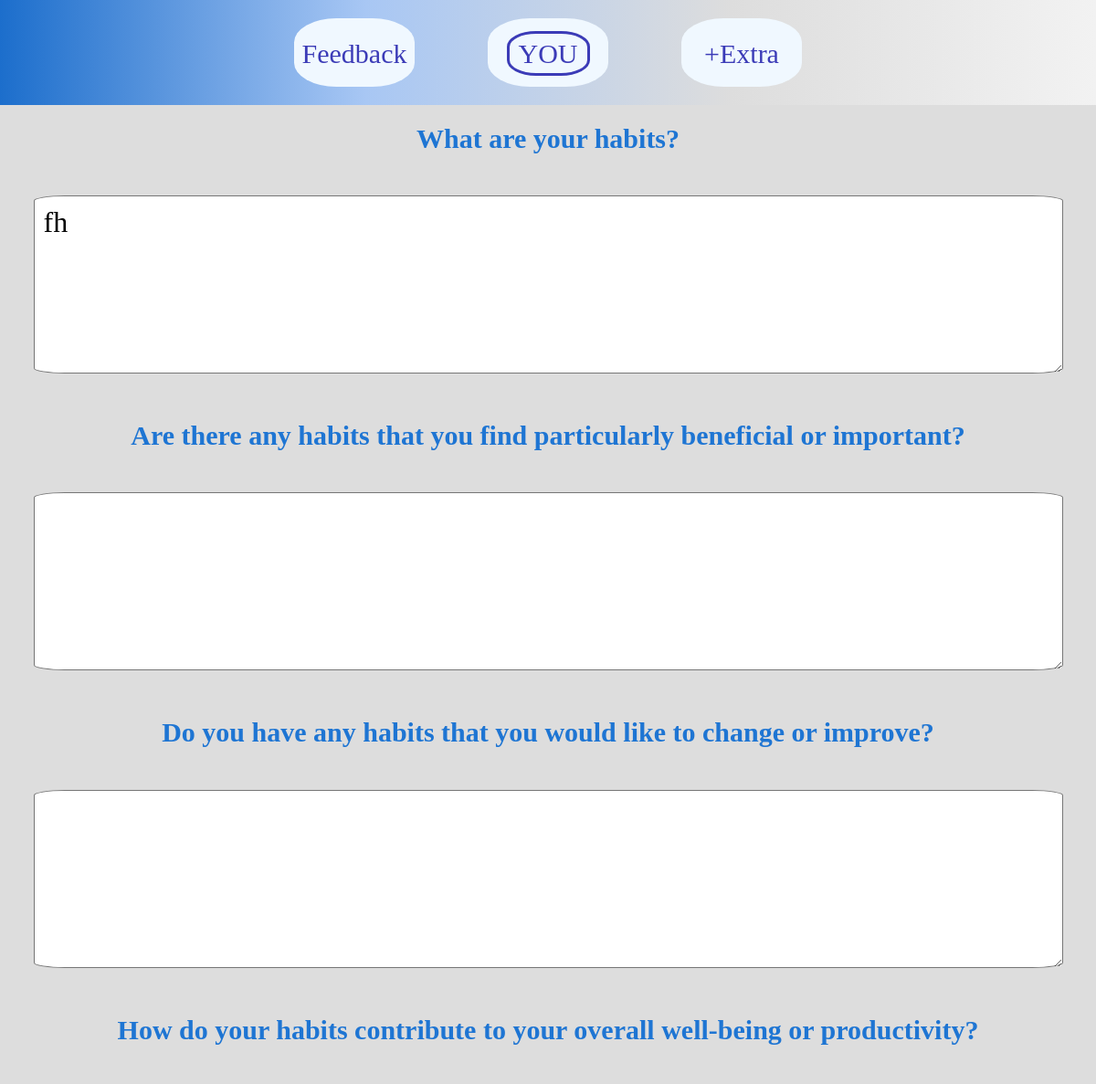
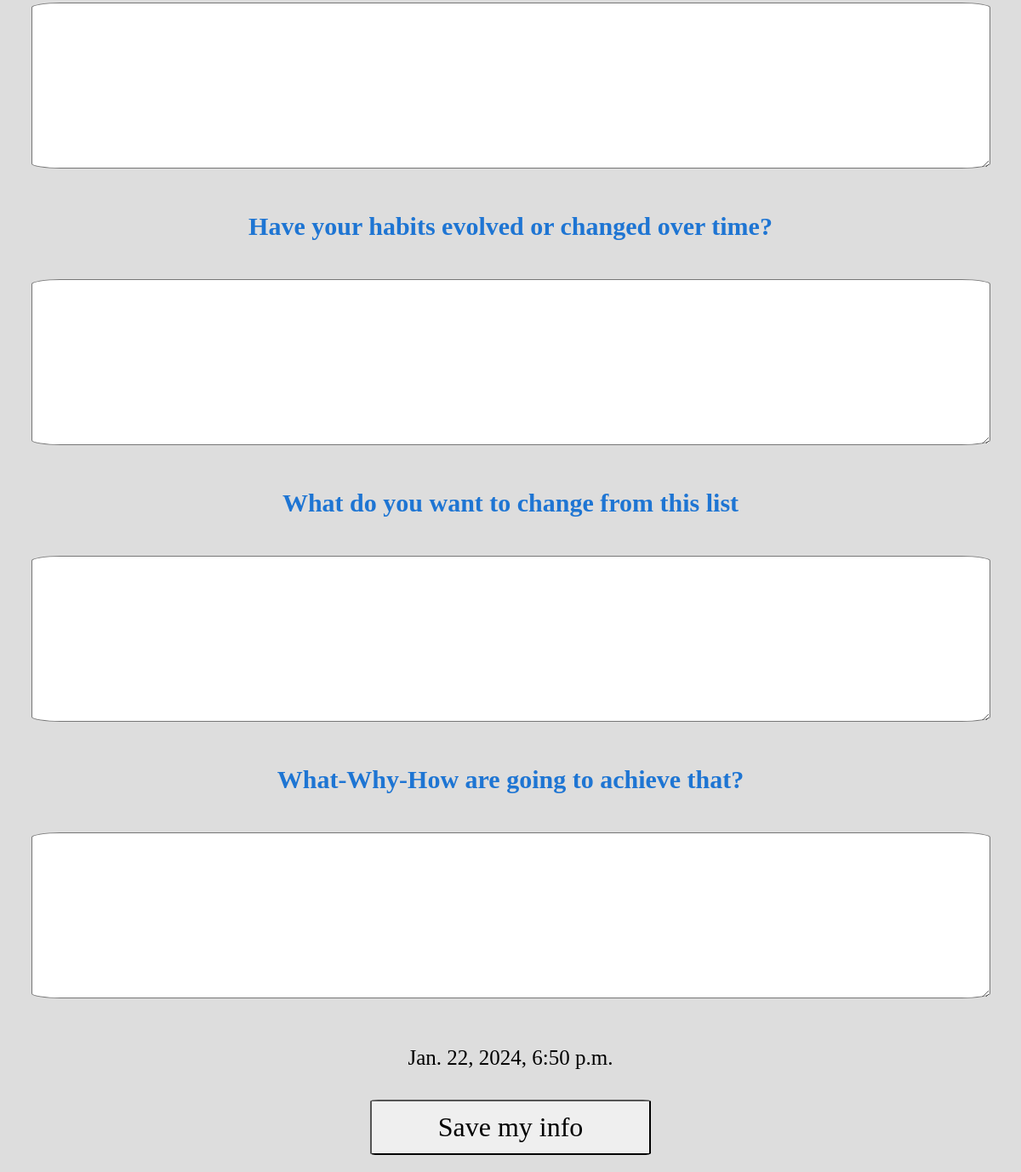
The page /habits/ (signed in) on the database as committed earlier (2 pictures, top to bottom).
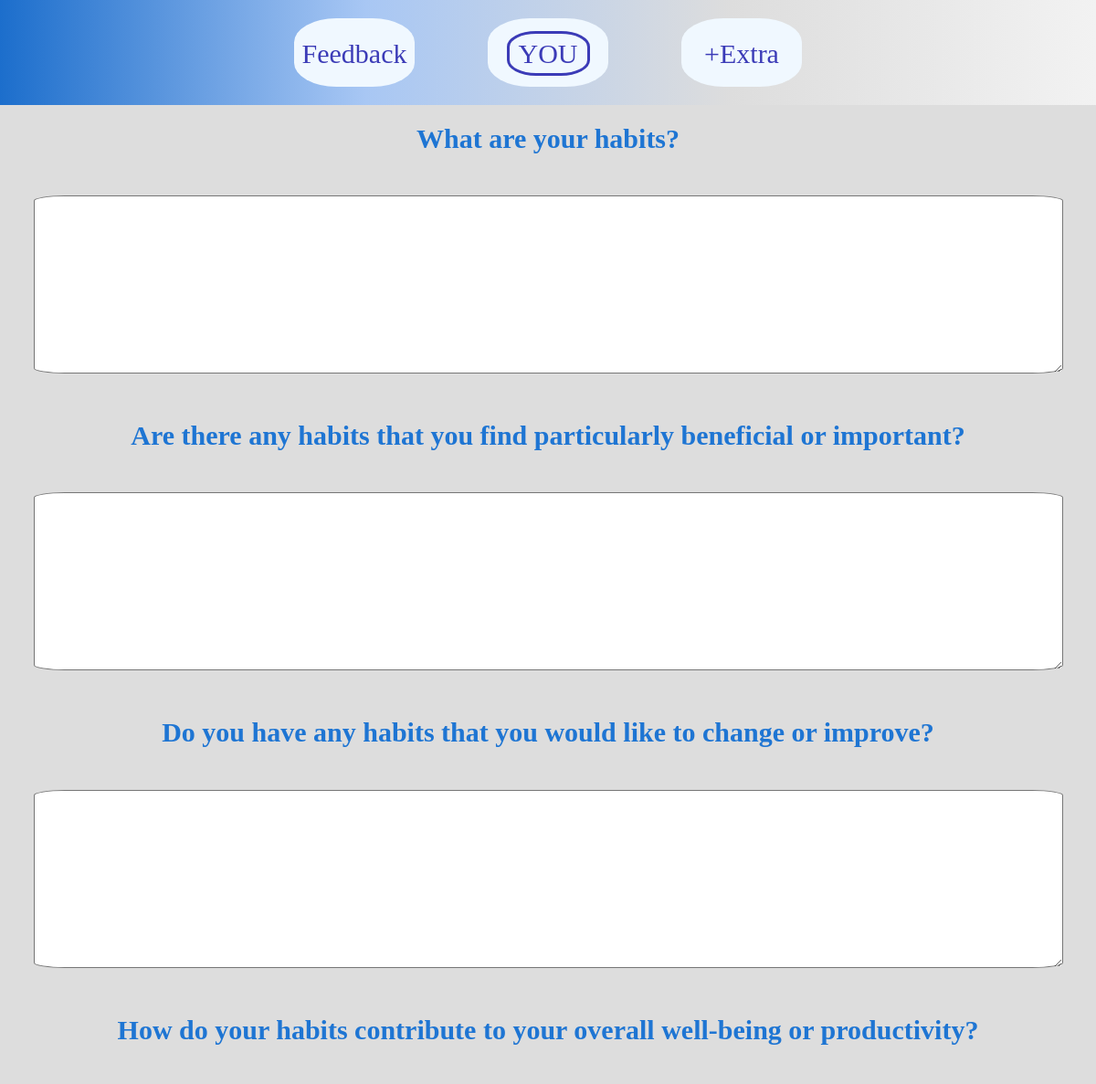
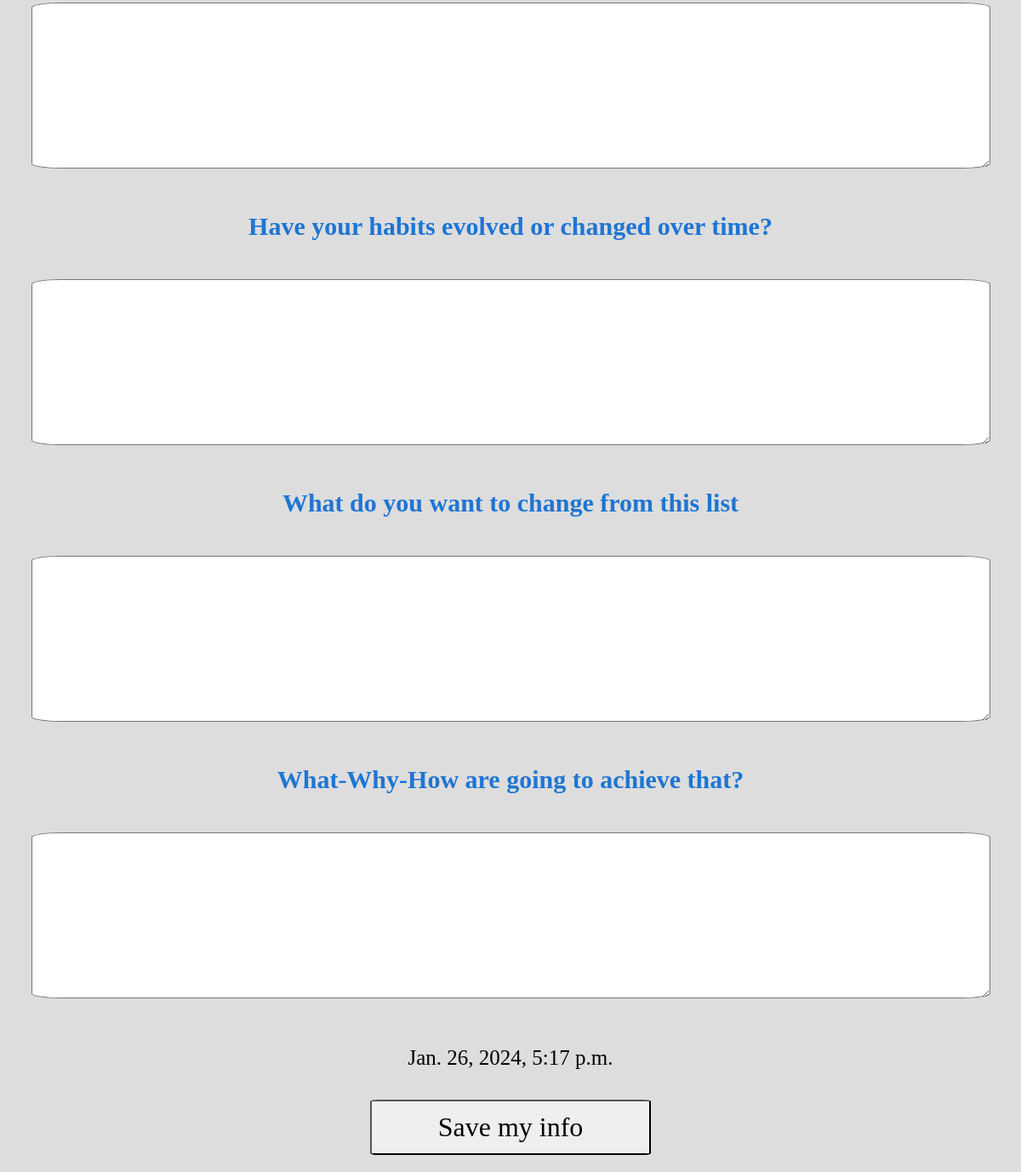
The same page on the database as committed later (2 pictures, top to bottom).
### main/models.py (models this page shows)
class BaseModel(models.Model):
    class Meta:
        abstract = True
    text0 = models.TextField(blank=True)
    changes = models.TextField(blank=True)
    what_why_how = models.TextField(blank=True)
    date_time = models.DateTimeField()
    user = models.OneToOneField(User, on_delete=models.CASCADE)

class Parameter4Habits(BaseModel):
    class Meta:
        verbose_name_plural = 'Parameter4Habits'
    text1 = models.TextField(blank=True)
    text2 = models.TextField(blank=True)
    text3 = models.TextField(blank=True)
    text4 = models.TextField(blank=True)

### main/views.py (the view)
# urls.py: path('habits/', main_views.add_parameter4_habits, name='habits'),
def add_parameter4_habits(request):
    user = User.objects.get(username=request.user)
    if request.method == 'POST':
        form = AddParameter4Habits(request.POST)
        if Parameter4Habits.objects.filter(user_id=user.id).exists():
            if form.is_valid():
                update_model(form, user, Parameter4Habits)
        else:
            if form.is_valid():
                save_taken_info(form, user)
        return redirect('/habits/')
    else:
        if Parameter4Habits.objects.filter(user_id=user.id).exists():
            model = Parameter4Habits.objects.get(user_id=user.id)
            form = AddParameter4Habits(instance=model)
            date_time = model.date_time
            return render(request, 'show.html', {'date_time':date_time, 'form':form})
        else:
            form = AddParameter4Habits()
            return render(request, 'questions.html', {'form':form})

### main/forms.py
class AddParameter4Habits(forms.ModelForm):
    class Meta:
        model = Parameter4Habits
        fields = ('text0', 'text1', 'text2', 'text3', 'text4', 'changes', 'what_why_how')
        exlude = ('date_time', 'user')
        labels = {
            'text0':'What are your habits?',
            'text1':'Are there any habits that you find particularly beneficial or important?',
            'text2':'Do you have any habits that you would like to change or improve?',
            'text3':'How do your habits contribute to your overall well-being or productivity?',
            'text4':'Have your habits evolved or changed over time?',
            'changes':'What do you want to change from this list',
            'what_why_how':'What-Why-How are going to achieve that?',
            }

### main/templates/show/show.html
{% extends 'base_show.html' %}
{% block 'questions' %}
    <h1>{{ form.text1.label }}</h1>
    <p>{{ form.text1 }}</p>
    <h1>{{ form.text2.label }}</h1>
    <p>{{ form.text2 }}</p>
    <h1>{{ form.text3.label }}</h1>
    <p>{{ form.text3 }}</p>
    <h1>{{ form.text4.label }}</h1>
    <p>{{ form.text4 }}</p>
{% endblock %}

### main/templates/show/base_show.html (shortened to what this page needs)
{% extends 'base.html' %}
{% load static %}
{% block 'links' %}<link rel="stylesheet" type="text/css" href="{% static 'main/css/form.css' %}">{% endblock %}
{% block 'content' %}
<form method="post">
    <h1>{{ form.text0.label }}</h1>
    <p>{{ form.text0 }}</p>
    {% block 'questions' %}
    {% endblock %}
    <h1>{{ form.changes.label }}</h1>
    <p>{{ form.changes }}</p>
    <h1>{{ form.what_why_how.label }}</h1>
    <p>{{ form.what_why_how }}</p>
    <p>{{ date_time }}</p>
    <div>
        <input type="submit" value="Save my info">
    </div>
</form>
{% endblock %}

Rows that differ between the two databases and show on the page:
changed Parameter4Habits: text0 "fh" → (not shown); date_time "Jan. 22, 2024, 6:50 p.m." → "Jan. 26, 2024, 5:17 p.m."
